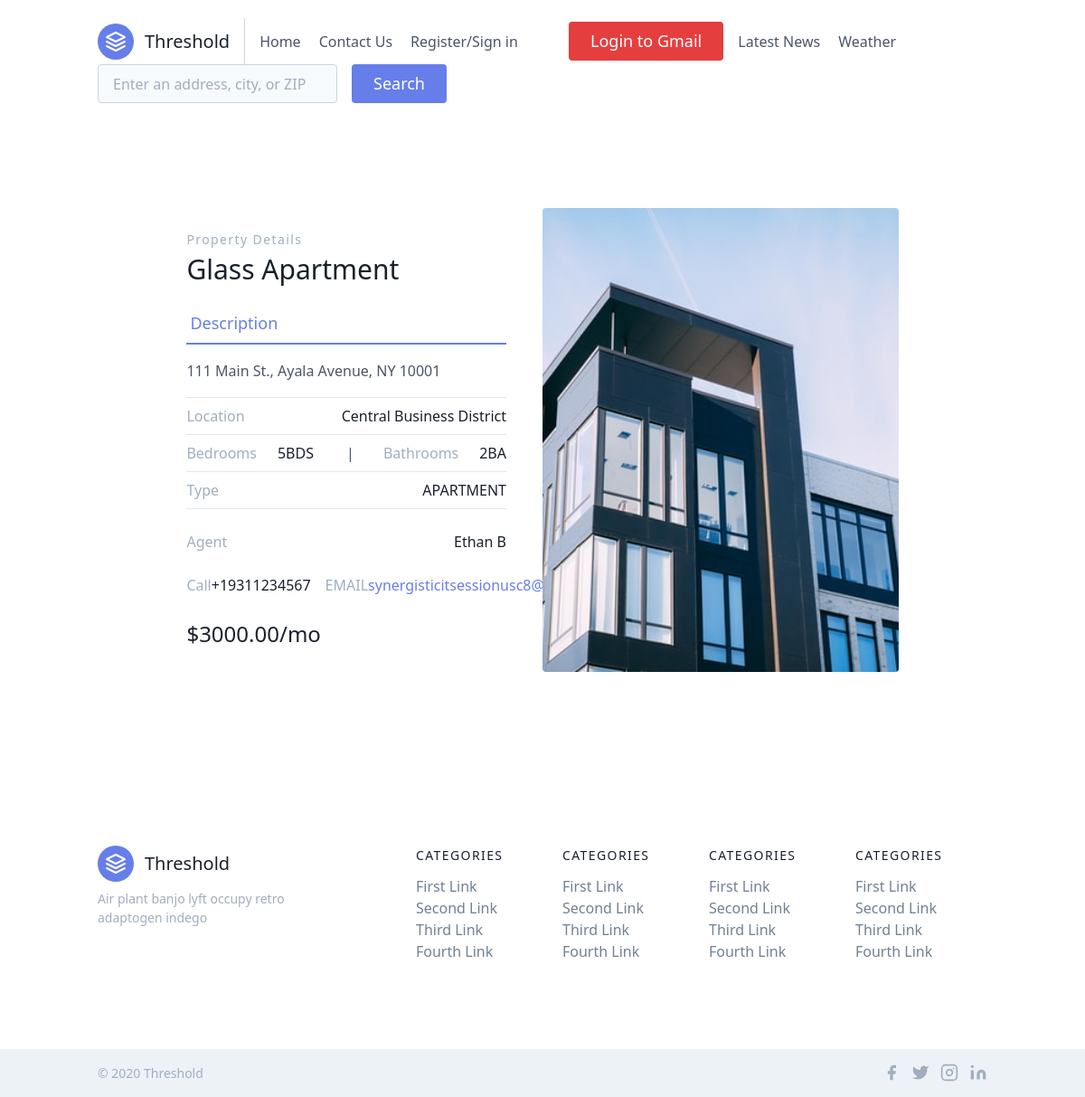
The app's page /display_details/104/ with its own data.
### property/models.py (models this page shows)
class Property(models.Model):
    propertyID=models.IntegerField()
    name=models.CharField(max_length=200)
    location=models.CharField(max_length=300)
    street=models.CharField(max_length=500)
    city=models.CharField(max_length=300)
    state=models.CharField(max_length=300)
    zipcode=models.CharField(max_length=50)
    BDS=models.CharField(max_length=5)
    BA=models.CharField(max_length=5)
    price=models.DecimalField(decimal_places=2, max_digits=10)
    purpose=models.CharField(choices=PURPOSE, max_length=20)
    images=models.ImageField(upload_to='properties/%Y/%m/%d',blank=True)
    type=models.CharField(choices=TYPE, max_length=100, default='')
    created=models.DateTimeField(default=datetime.now)
    updated=models.DateTimeField(default=datetime.now)
    class Meta:
        ordering=['-created']
        verbose_name_plural='Properties'

class Contact(models.Model):
    pID = models.ForeignKey(Property, related_name="contacts", on_delete=models.CASCADE, default=0, blank=True)
    agentID=models.IntegerField()
    agentFname=models.CharField(max_length=200)
    agentLname=models.CharField(max_length=200)
    contactNum=PhoneField(blank=True, help_text='Contact phone number')
    emailAddr=models.EmailField(max_length=300)
    requirements=models.CharField(max_length=1000)
    created=models.DateTimeField(default=datetime.now)
    updated=models.DateTimeField(default=datetime.now)
    class Meta:
        ordering=['-created']

### property/views.py (the view)
# urls.py: urlpatterns = [path('display_details/<propertyID>/', views.display_details, name='display_details'),
def display_details(request, propertyID):
    details = Property.objects.filter(propertyID=str(propertyID))
    return render(request,'display_details.html',{'details':details})

### templates/display_details.html
{% extends 'base.html' %}
{% load static %}
{% block content %}
{% for d in details %}
<section class="text-gray-700 body-font overflow-hidden">
  <div class="container px-5 py-24 mx-auto">
    <div class="lg:w-4/5 mx-auto flex flex-wrap">
      <div class="lg:w-1/2 w-full lg:pr-10 lg:py-6 mb-6 lg:mb-0">
        <h2 class="text-sm title-font text-gray-500 tracking-widest">Property Details</h2>
        <h1 class="text-gray-900 text-3xl title-font font-medium mb-4">{{d.name}}</h1>
        <div class="flex mb-4">
          <a class="flex-grow text-indigo-500 border-b-2 border-indigo-500 py-2 text-lg px-1">Description</a>
        </div>
        <p class="leading-relaxed mb-4">{{d.street}}, {{d.city}}, {{d.state}} {{d.zipcode}}</p>
        <div class="flex border-t border-gray-300 py-2">
          <span class="text-gray-500">Location</span>
          <span class="ml-auto text-gray-900">{{d.location}}</span>
        </div>
        <div class="flex border-t border-gray-300 py-2">
          <span class="text-gray-500">Bedrooms</span>
          <span class="ml-auto text-gray-900">{{d.BDS}}</span>&emsp;&emsp; |&emsp;&emsp;
          <span class="text-gray-500">Bathrooms</span>
          <span class="ml-auto text-gray-900">{{d.BA}}</span>
        </div>
        <div class="flex border-t border-b mb-6 border-gray-300 py-2">
          <span class="text-gray-500">Type</span>
          <span class="ml-auto text-gray-900">{{d.type}}</span>
        </div>
        {% for c in d.contacts.all %}
        <div class="flex mb-6 border-gray-300">
          <span class="text-gray-500">Agent</span>
          <span class="ml-auto text-gray-900">{{c.agentFname}} {{c.agentLname}}</span>
        </div>
        <div class="flex mb-6 border-gray-300">
          <span class="text-gray-500">Call</span>
          <span class="ml-auto text-gray-900">{{c.contactNum}}</span>&emsp;
          <span class="text-gray-500">EMAIL</span>
          <span class="ml-auto text-indigo-500"><a href="{% url 'email' c.emailAddr %}">{{c.emailAddr}}</a></span>
        </div>
        {% endfor %}
        <div class="flex">
          <span class="title-font font-medium text-2xl text-gray-900">{% if d.purpose == "RENT" %} ${{d.price}}/mo {% else %} ${{d.price}} {% endif %}</span>
        </div>
      </div>
      <img class="lg:w-1/2 w-full lg:h-auto h-64 object-cover object-center rounded" alt="ecommerce" src={{ d.images.url }}>
    </div>
  </div>
</section>
{% endfor %}
{% endblock content %}

### records on screen
Property: name "Glass Apartment", street "111 Main St.", city "Ayala Avenue", state "NY", zipcode "10001", location "Central Business District", BDS "5BDS", BA "2BA", type "APARTMENT", price "3000.00", images (picture)
Contact: agentFname "Ethan", agentLname "B", contactNum "+19311234567", emailAddr "synergisticitsessionusc8@gmail.com"
